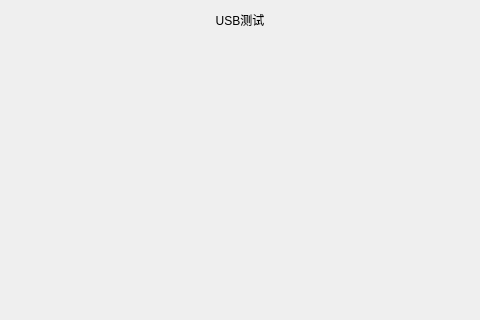
<?xml version="1.0" encoding="UTF-8"?>
<ui version="4.0">
 <class>ui_factory_usb</class>
 <widget class="QMainWindow" name="ui_factory_usb">
  <property name="geometry">
   <rect>
    <x>0</x>
    <y>0</y>
    <width>480</width>
    <height>320</height>
   </rect>
  </property>
  <property name="focusPolicy">
   <enum>Qt::StrongFocus</enum>
  </property>
  <property name="windowTitle">
   <string>MainWindow</string>
  </property>
  <widget class="QWidget" name="centralwidget">
   <layout class="QVBoxLayout" name="verticalLayout" stretch="1,7">
    <property name="spacing">
     <number>0</number>
    </property>
    <property name="leftMargin">
     <number>0</number>
    </property>
    <property name="topMargin">
     <number>0</number>
    </property>
    <property name="rightMargin">
     <number>0</number>
    </property>
    <property name="bottomMargin">
     <number>0</number>
    </property>
    <item>
     <widget class="QWidget" name="factory_usb_title_widget" native="true">
      <layout class="QHBoxLayout" name="horizontalLayout" stretch="1,1,2,2">
       <property name="spacing">
        <number>0</number>
       </property>
       <property name="leftMargin">
        <number>0</number>
       </property>
       <property name="topMargin">
        <number>0</number>
       </property>
       <property name="rightMargin">
        <number>0</number>
       </property>
       <property name="bottomMargin">
        <number>0</number>
       </property>
       <item alignment="Qt::AlignLeft|Qt::AlignVCenter">
        <widget class="clicked_Label" name="factory_usb_back_btn" native="true">
         <property name="text" stdset="0">
          <string/>
         </property>
        </widget>
       </item>
       <item>
        <spacer name="horizontalSpacer">
         <property name="orientation">
          <enum>Qt::Horizontal</enum>
         </property>
         <property name="sizeHint" stdset="0">
          <size>
           <width>77</width>
           <height>20</height>
          </size>
         </property>
        </spacer>
       </item>
       <item>
        <widget class="QLabel" name="factory_usb_title_label">
         <property name="styleSheet">
          <string notr="true"/>
         </property>
         <property name="text">
          <string>USB测试</string>
         </property>
         <property name="alignment">
          <set>Qt::AlignCenter</set>
         </property>
        </widget>
       </item>
       <item>
        <spacer name="horizontalSpacer_2">
         <property name="orientation">
          <enum>Qt::Horizontal</enum>
         </property>
         <property name="sizeHint" stdset="0">
          <size>
           <width>157</width>
           <height>20</height>
          </size>
         </property>
        </spacer>
       </item>
      </layout>
     </widget>
    </item>
    <item>
     <widget class="QWidget" name="widget_3" native="true">
      <layout class="QHBoxLayout" name="horizontalLayout_5">
       <property name="spacing">
        <number>0</number>
       </property>
       <property name="leftMargin">
        <number>0</number>
       </property>
       <property name="rightMargin">
        <number>0</number>
       </property>
       <property name="bottomMargin">
        <number>0</number>
       </property>
       <item>
        <widget class="QLabel" name="label11">
         <property name="text">
          <string/>
         </property>
        </widget>
       </item>
       <item>
        <widget class="QLabel" name="factory_usb_result_label"/>
       </item>
       <item>
        <widget class="QLabel" name="label12">
         <property name="text">
          <string/>
         </property>
        </widget>
       </item>
      </layout>
     </widget>
    </item>
   </layout>
  </widget>
 </widget>
 <customwidgets>
  <customwidget>
   <class>clicked_Label</class>
   <extends>QWidget</extends>
   <header location="global">clicked_label.hpp</header>
  </customwidget>
 </customwidgets>
 <resources/>
 <connections/>
</ui>
